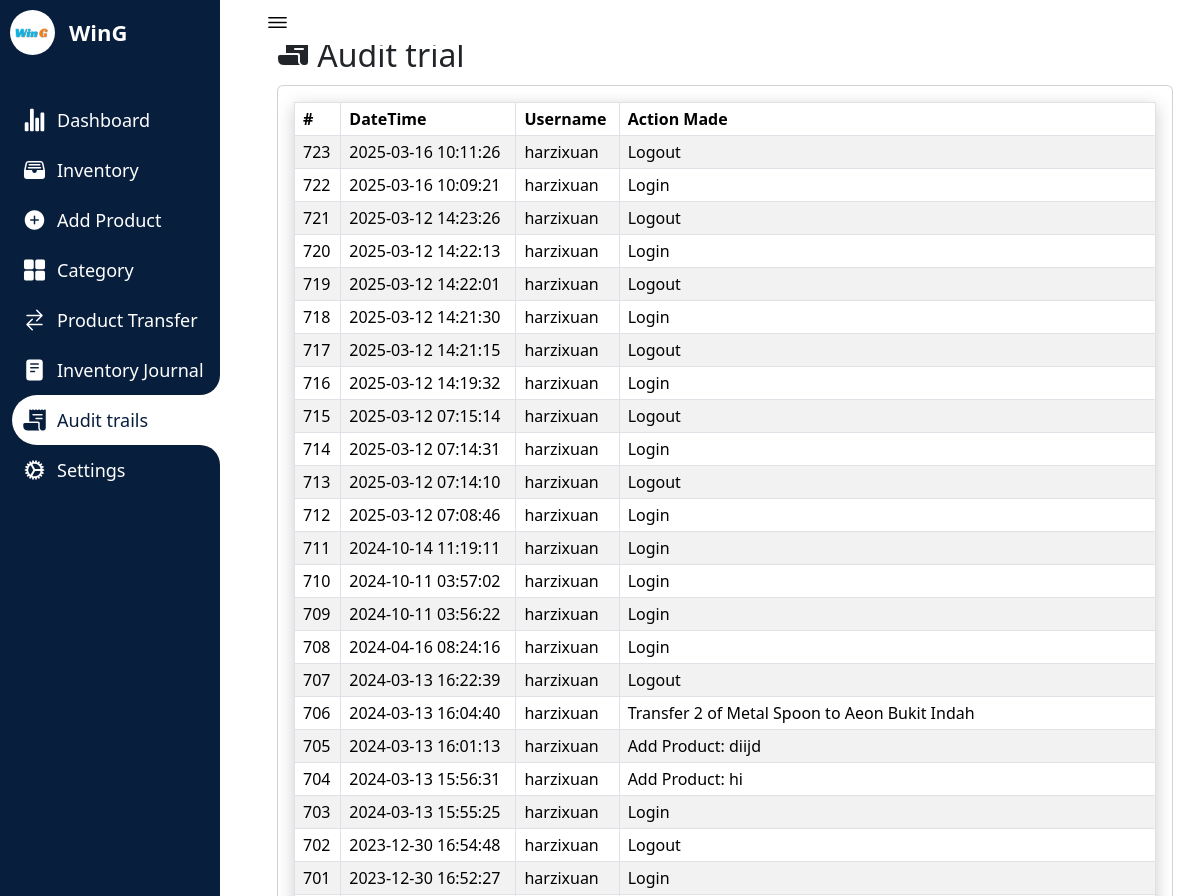
Page /audittrails.php (signed in, upper part) on the earlier database version.
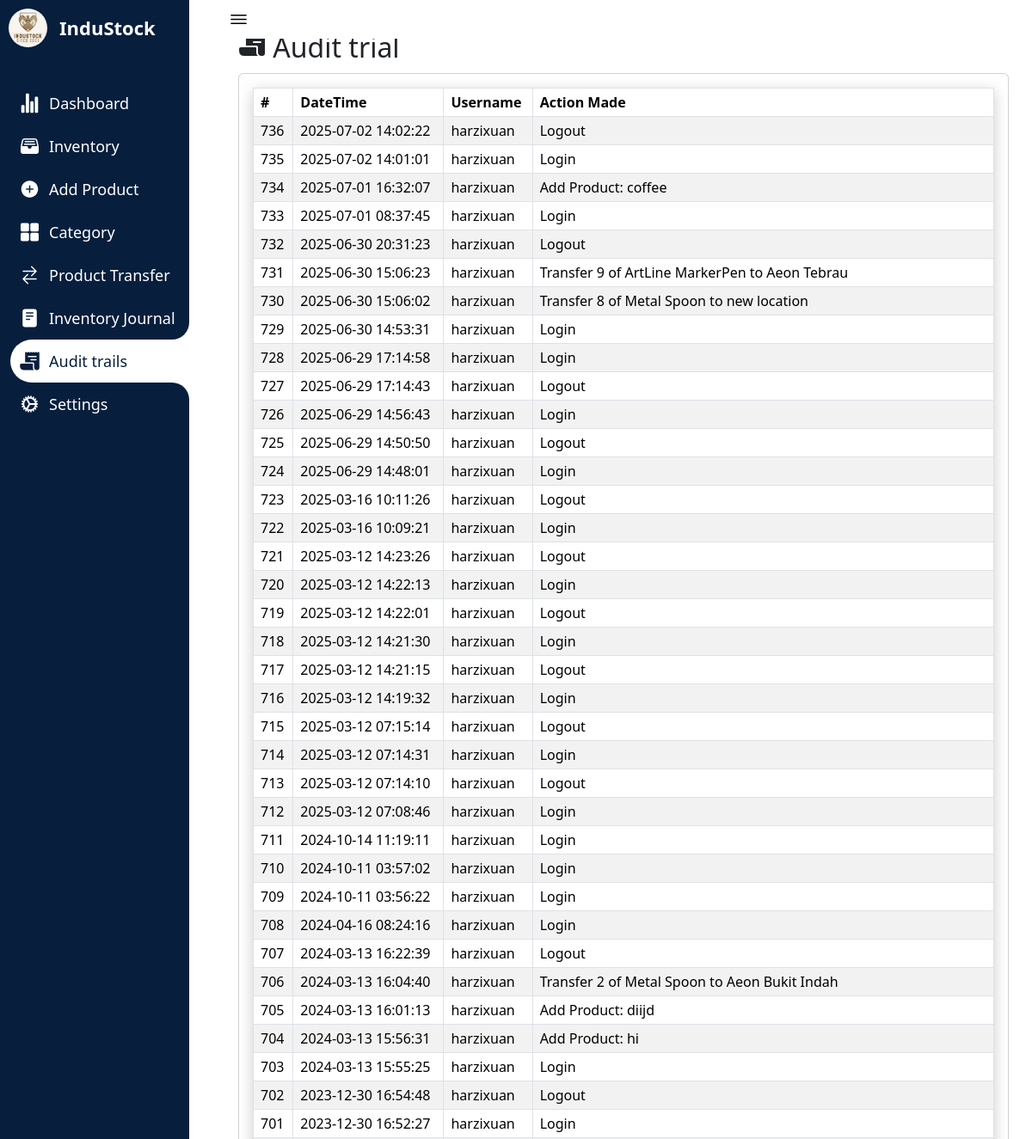
Same page on the later database version.
### tables this page shows
CREATE TABLE `companyprofile` (
  `id` int(11) NOT NULL,
  `name` varchar(250) NOT NULL,
  `profilepicture` varchar(1000) DEFAULT NULL
);

CREATE TABLE `audittrails` (
  `id` int(200) NOT NULL,
  `datetime` timestamp NOT NULL DEFAULT current_timestamp(),
  `username` varchar(250) NOT NULL,
  `action` varchar(250) NOT NULL
);

### audittrails.php (the view, shortened to what this page needs)
<?php
require_once "config.php";
$companyId = 1;
$query = "SELECT * FROM companyprofile WHERE id = ?";
$stmt = mysqli_prepare($conn, $query);
mysqli_stmt_bind_param($stmt, "i", $companyId);
mysqli_stmt_execute($stmt);
$result = mysqli_stmt_get_result($stmt);
$companyProfile = mysqli_fetch_assoc($result);
$companyProfileImagePath = $companyProfile['profilepicture'];
$companyName = $companyProfile['name'];
?>
<!DOCTYPE html>
<html lang="en">
<head>
    <link rel="stylesheet" href="testin3.css">
    <link href="https://cdn.jsdelivr.net/npm/bootstrap@5.3.1/dist/css/bootstrap.min.css" rel="stylesheet">
</head>
<body>
<nav>
<div class="logo">
<div class="logo-image">
    <?php
    if (!empty($companyProfileImagePath)) {
        echo '<img src="' . $companyProfileImagePath . '" alt="Company Logo" class="logoimage">';
    } else {
        echo '<img src="path/to/placeholder/image.jpg" alt="No Image" style="">';
    }
    ?>
</div>
    <div class="logo-name">
    <?php echo $companyName; ?>
    </div>
</div>
        <div class="menu-items">
            <ul class="navLinks">
            <li class="navList">
    <a href="Dashboard.php">
    <ion-icon name="stats-chart"></ion-icon>
        <span class="links">Dashboard</span>
    </a>
</li>
<li class="navList">
    <a href="Inventory.php">
        <ion-icon name="file-tray-full"></ion-icon>
        <span class="links">Inventory</span>
    </a>
</li>
<li class="navList">
    <a href="Product.php">
        <ion-icon name="add-circle"></ion-icon>
        <span class="links">Add Product</span>
    </a>
</li>
    <li class="navList">
        <a href="Category.php">
            <ion-icon name="grid"></ion-icon>
            <span class="links">Category</span>
        </a>
    </li>
    <li class="navList">
        <a href="Order.php">
        <ion-icon name="swap-horizontal"></ion-icon>
            <span class="links">Product Transfer</span>
        </a>
    </li>
    <li class="navList">
        <a href="Reports.php">
            <ion-icon name="reader"></ion-icon>
            <span class="links">Inventory Journal</span>
        </a>
    </li>
    <li class="navList active">
        <a href="audittrails.php">
        <ion-icon name="receipt"></ion-icon>
            <span class="links">Audit trails</span>
        </a>
    </li>
    <li class="navList">
        <a href="Settings.php">
            <ion-icon name="cog"></ion-icon>
            <span class="links">Settings</span>
        </a>
    </li>
            </ul>
        </div>
    </nav>
    <section class="dashboard">
        <div class="top">
            <ion-icon class="navToggle" name="menu-outline"></ion-icon>
        </div>
        <div class="content-wrapper">
        <div class="container">
            <div class="row">
            <div class="col-md-12 col-offset-2">
<h2><ion-icon name="receipt"></ion-icon>     Audit trial</h2>
        <div class="card" style="margin-top:10px;">
            <div class="card-body">
                <table class="table table-bordered table-striped table-hover">
                    <thead>
                        <tr>
                            <th class="py-1 px-2">#</th>
                            <th class="py-1 px-2">DateTime</th>
                            <th class="py-1 px-2">Username</th>
                            <th class="py-1 px-2">Action Made</th>
                        </tr>
                    </thead>
                    <tbody>
                    <?php
include "config.php";
$auditTrailQuery = "SELECT * FROM audittrails ORDER BY datetime DESC";
$result = mysqli_query($conn, $auditTrailQuery);
while ($row = mysqli_fetch_assoc($result)) {
    echo "<tr>";
    echo "<td class='py-1 px-2'>". $row['id'] ."</td>";
    echo "<td class='py-1 px-2'>" . $row['datetime'] . "</td>";
    echo "<td class='py-1 px-2'>" . $row['username'] . "</td>";
    echo "<td class='py-1 px-2'>" . $row['action'] . "</td>";
    echo "</tr>";
}
?>
                    </tbody>
                </table>
            </div>
        </div>
        </div>
        </div>
        </div>
        </div>
    </section>
</body>
</html>

Differences in the rows shown:
changed companyprofile: profilepicture: a different picture; name "WinG" → "InduStock"
added audittrails: id "736", datetime "2025-07-02 14:02:22", username "harzixuan", action "Logout"
added audittrails: id "735", datetime "2025-07-02 14:01:01", username "harzixuan", action "Login"
added audittrails: id "734", datetime "2025-07-01 16:32:07", username "harzixuan", action "Add Product: coffee"
added audittrails: id "733", datetime "2025-07-01 08:37:45", username "harzixuan", action "Login"
added audittrails: id "732", datetime "2025-06-30 20:31:23", username "harzixuan", action "Logout"
added audittrails: id "731", datetime "2025-06-30 15:06:23", username "harzixuan", action "Transfer 9 of ArtLine MarkerPen to Aeon Tebrau"
added audittrails: id "730", datetime "2025-06-30 15:06:02", username "harzixuan", action "Transfer 8 of Metal Spoon to new location"
added audittrails: id "729", datetime "2025-06-30 14:53:31", username "harzixuan", action "Login"
added audittrails: id "728", datetime "2025-06-29 17:14:58", username "harzixuan", action "Login"
added audittrails: id "727", datetime "2025-06-29 17:14:43", username "harzixuan", action "Logout"
added audittrails: id "726", datetime "2025-06-29 14:56:43", username "harzixuan", action "Login"
added audittrails: id "725", datetime "2025-06-29 14:50:50", username "harzixuan", action "Logout"
added audittrails: id "724", datetime "2025-06-29 14:48:01", username "harzixuan", action "Login"
